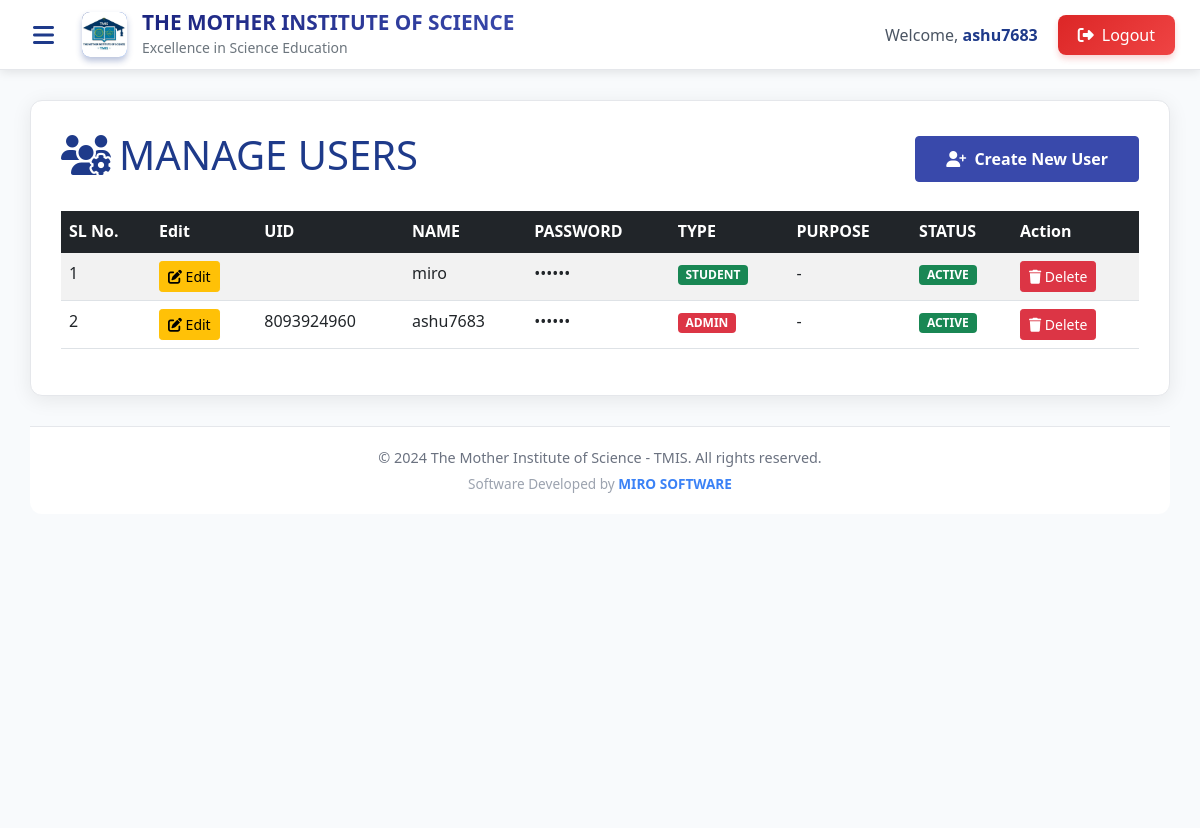
Screenshot of /manage-users/ (signed in) with the database file from the repository.
### institute/models.py (models this page shows, shortened)
class CustomUser(AbstractUser):
    USER_TYPE_CHOICES = (
        ('admin', 'Admin'),
        ('user', 'User'),
        ('student', 'Student'),
    )
    uid = models.CharField(max_length=50, unique=True)
    mobile = models.CharField(max_length=15, blank=True, null=True)
    user_type = models.CharField(max_length=10, choices=USER_TYPE_CHOICES, default='student')
    status = models.CharField(max_length=20, default='active')
    created_at = models.DateTimeField(auto_now_add=True)

### institute/views.py (the view)
# urls.py: path('manage-users/', views.manage_users, name='manage_users'),
@login_required
def manage_users(request):
    if request.user.user_type != 'admin':
        return redirect('home')
    users = CustomUser.objects.all().order_by('id')
    return render(request, 'institute/manage_users.html', {'users': users})

### templates/institute/manage_users.html (shortened to what this page needs)
{% extends 'institute/base.html' %}
{% block content %}
<div class="content-card">
    <div class="d-flex justify-content-between align-items-center mb-4">
        <h1 style="color: #1e3a8a;">
            <i class="fas fa-users-cog me-2"></i>MANAGE USERS
        </h1>
        <a href="{% url 'register' %}" class="btn btn-primary">
            <i class="fas fa-user-plus me-1"></i> Create New User
        </a>
    </div>
    <div class="table-responsive">
        <table class="table table-striped table-hover">
            <thead class="table-dark">
                <tr>
                    <th>SL No.</th>
                    <th>Edit</th>
                    <th>UID</th>
                    <th>NAME</th>
                    <th>PASSWORD</th>
                    <th>TYPE</th>
                    <th>PURPOSE</th>
                    <th>STATUS</th>
                    <th>Action</th>
                </tr>
            </thead>
            <tbody>
                {% for user in users %}
                <tr>
                    <td>{{ forloop.counter }}</td>
                    <td>
                        <button class="btn btn-sm btn-warning" data-bs-toggle="modal" data-bs-target="#editModal{{ user.id }}">
                            <i class="fas fa-edit"></i> Edit
                        </button>
                    </td>
                    <td>{{ user.uid }}</td>
                    <td>{{ user.username }}</td>
                    <td>••••••</td>
                    <td>
                        <span class="badge bg-{% if user.user_type == 'admin' %}danger{% elif user.user_type == 'student' %}success{% else %}info{% endif %}">
                            {{ user.user_type|upper }}
                        </span>
                    </td>
                    <td>{{ user.store_name|default:"-" }}</td>
                    <td>
                        <span class="badge bg-{% if user.status == 'active' %}success{% else %}secondary{% endif %}">
                            {{ user.status|upper }}
                        </span>
                    </td>
                    <td>
                        <button class="btn btn-sm btn-danger" onclick="deleteUser({{ user.id }})">
                            <i class="fas fa-trash"></i> Delete
                        </button>
                    </td>
                </tr>
                {% empty %}
                <tr>
                    <td colspan="9" class="text-center">No users found</td>
                </tr>
                {% endfor %}
            </tbody>
        </table>
    </div>
</div>
{% endblock %}

### templates/institute/base.html (shortened to what this page needs)
{% load static %}
<!DOCTYPE html>
<html lang="en">
<head>
    <link href="https://cdn.jsdelivr.net/npm/bootstrap@5.1.3/dist/css/bootstrap.min.css" rel="stylesheet">
    <link rel="stylesheet" href="https://cdnjs.cloudflare.com/ajax/libs/font-awesome/6.4.0/css/all.min.css">
</head>
<body>
    <nav class="top-navbar">
        <div class="left-section">
            <button class="menu-toggle" id="menuToggle">
                <i class="fas fa-bars"></i>
            </button>
            <div class="logo-container">
                <img src="./../../media/logo/tmis_logo.jpeg"
                        alt="TMIS Logo"
                        class="logo-img">
                <div>
                    <div class="institute-name">THE MOTHER INSTITUTE OF SCIENCE</div>
                    <small class="text-muted">Excellence in Science Education</small>
                </div>
            </div>
        </div>
        <div class="user-menu">
            {% if user.is_authenticated %}
                <div class="welcome-text">
                    Welcome, <strong>{{ user.username }}</strong>
                </div>
                <a href="{% url 'logout' %}" class="logout-btn">
                    <i class="fas fa-sign-out-alt"></i>
                    Logout
                </a>
            {% else %}
                <div class="welcome-text">
                    Welcome to TMIS Portal
                </div>
            {% endif %}
        </div>
    </nav>
    <main class="main-content">
        {% block content %}{% endblock %}
        {% block copyright %}
        {% if request.path != '/' %}
        <div class="copyright-footer">
            &copy; 2024 The Mother Institute of Science - TMIS. All rights reserved.
            <div class="developed-by">
                Software Developed by <strong>MIRO SOFTWARE</strong>
            </div>
        </div>
        {% endif %}
        {% endblock %}
    </main>
</body>
</html>

### templates/institute/base.html (style rules this page uses)
:root { --primary-color: #1a237e; --secondary-color: #283593; --accent-color: #3949ab; --light-color: #e8eaf6; --dark-color: #0d47a1; }
.logo-container { display: flex; align-items: center; gap: 10px; }
.logo-img { height: 50px; width: auto; }
.btn-primary { background-color: var(--accent-color); border-color: var(--accent-color); padding: 10px 30px; font-weight: 600; }
.institute-name { font-family: 'Segoe UI', Tahoma, Geneva, Verdana, sans-serif; font-size: 1.8rem; background: linear-gradient(45deg, #1a237e, #3949ab); -webkit-background-clip: text; -webkit-text-fill-color: transparent; font-weight: bold; }
:root { --sidebar-width: 250px; --sidebar-bg: #1e3a8a; --sidebar-hover: #2563eb; --sidebar-active: #3b82f6; --header-height: 70px; }
* { margin: 0; padding: 0; box-sizing: border-box; }
body { font-family: 'Segoe UI', Tahoma, Geneva, Verdana, sans-serif; background-color: #f8fafc; min-height: 100vh; }
.top-navbar { position: fixed; top: 0; left: 0; right: 0; height: var(--header-height); background: white; box-shadow: 0 2px 10px rgba(0, 0, 0, 0.1); z-index: 1000; display: flex; align-items: center; justify-content: space-between; padding: 0 25px; border-bottom: 1px solid #e5e7eb; }
.left-section { display: flex; align-items: center; gap: 20px; }
.menu-toggle { background: none; border: none; font-size: 1.5rem; color: #1e3a8a; cursor: pointer; padding: 8px; border-radius: 5px; transition: all 0.3s ease; }
.logo-container { display: flex; align-items: center; gap: 15px; }
.logo-img { height: 45px; width: 45px; border-radius: 8px; background: linear-gradient(135deg, #1e3a8a, #3b82f6); display: flex; align-items: center; justify-content: center; color: white; font-weight: bold; font-size: 1.2rem; box-shadow: 0 4px 6px rgba(30, 58, 138, 0.3); }
.institute-name { font-size: 1.3rem; font-weight: 700; color: #1e3a8a; line-height: 1.2; }
.user-menu { display: flex; align-items: center; gap: 20px; }
.welcome-text { color: #4b5563; font-weight: 500; }
.welcome-text strong { color: #1e3a8a; }
.logout-btn { background: linear-gradient(135deg, #dc2626, #ef4444); color: white; border: none; padding: 8px 20px; border-radius: 8px; font-weight: 500; text-decoration: none; transition: all 0.3s ease; display: flex; align-items: center; gap: 8px; box-shadow: 0 4px 6px rgba(220, 38, 38, 0.2); }
.main-content { margin-top: var(--header-height); padding: 30px; min-height: calc(100vh - var(--header-height)); background: #f8fafc; }
.content-card { background: white; border-radius: 12px; box-shadow: 0 4px 20px rgba(0, 0, 0, 0.08); padding: 30px; margin-bottom: 30px; border: 1px solid #e5e7eb; }
.copyright-footer { text-align: center; padding: 20px; color: #6b7280; font-size: 0.9rem; border-top: 1px solid #e5e7eb; margin-top: 30px; background: white; border-radius: 0 0 12px 12px; }
.developed-by { text-align: center; margin-top: 5px; font-size: 0.85rem; color: #9ca3af; }
.developed-by strong { color: #3b82f6; }

### rows the page displays
CustomUser: username "ashu7683", uid "8093924960", user_type "ADMIN", store_name "-", status "ACTIVE"
CustomUser: username "miro", user_type "STUDENT", store_name "-", status "ACTIVE"
